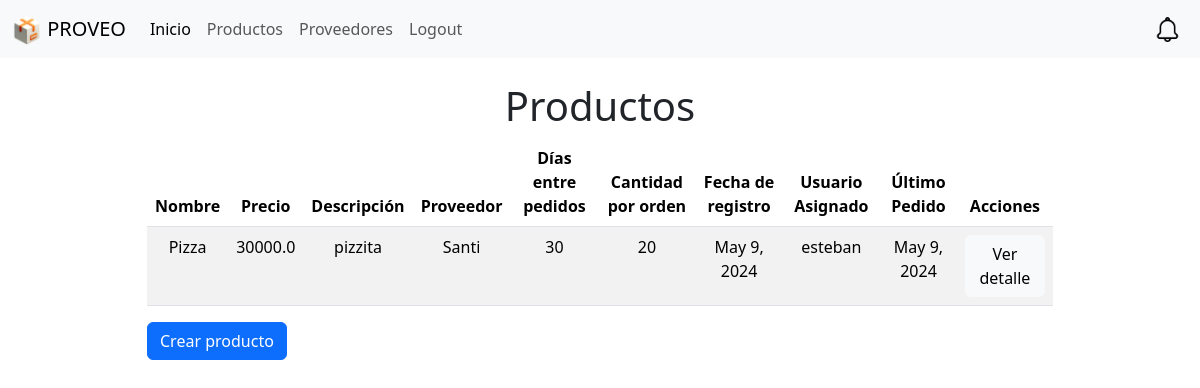
The app's page /productos/ (signed in) with its own data.
### website/models.py (models this page shows, shortened)
class Producto(models.Model):
    nombre = models.CharField(max_length=50)
    precio = models.FloatField()
    descripcion = models.CharField(max_length=50)
    proveedor = models.ForeignKey(Proveedor, on_delete=models.CASCADE)
    cadaCuantosDias = models.IntegerField(default=0)
    cantidadPorOrden = models.IntegerField(default=0)
    fecha_registro = models.DateField(auto_now_add=True)
    userAsignado = models.ForeignKey(User, on_delete=models.CASCADE, default=1)
    ultimoPedido = models.DateField()

class Proveedor(models.Model):
    nombre = models.CharField(max_length=50)
    direccion = models.CharField(max_length=50)
    ciudad = models.CharField(max_length=50)
    telefono = models.CharField(max_length=50)
    email = models.CharField(max_length=50)
    userAsignado = models.ForeignKey(User, on_delete=models.CASCADE, default=1)

### website/views.py (the view)
# urls.py: path('productos/', views.productos, name='productos'),
def productos(request):
    if request.user.is_authenticated:
        user = request.user
        productos = Producto.objects.filter(userAsignado=user)
        if len(productos) > 0:
            return render(request, 'productos.html', {'productos': productos})
        else:
            return render(request, 'productos.html', {'productos': None})
    else:
        messages.error(request, 'Necesitas iniciar sesión')
        return redirect('home')

### website/templates/productos.html
{% extends "base.html" %} {% block content %}
<div class="container">
  <div class="row justify-content-center align-items-center">
    <div class="col-md-10">
      {% if productos %}
      <h1 class="text-center">Productos</h1>
      <div class="table-responsive text-center">
        <table class="table table-striped text-center">
          <thead>
            <tr>
              <th>Nombre</th>
              <th>Precio</th>
              <th>Descripción</th>
              <th>Proveedor</th>
              <th>Días entre pedidos</th>
              <th>Cantidad por orden</th>
              <th>Fecha de registro</th>
              <th>Usuario Asignado</th>
              <th>Último Pedido</th>
              <th>Acciones</th>
            </tr>
          </thead>
          <tbody>
            {% for producto in productos %}
            <tr>
              <td>{{ producto.nombre }}</td>
              <td>{{ producto.precio }}</td>
              <td>{{ producto.descripcion }}</td>
              <td>{{ producto.proveedor.nombre }}</td>
              <td>{{ producto.cadaCuantosDias }}</td>
              <td>{{ producto.cantidadPorOrden }}</td>
              <td>{{ producto.fecha_registro }}</td>
              <td>{{ producto.userAsignado.username }}</td>
              <td>{{ producto.ultimoPedido }}</td>
              <td>
                <a href="{% url 'producto' producto.id %}" class="btn btn-light"
                  >Ver detalle</a
                >
              </td>
            </tr>
            {% endfor %}
          </tbody>
        </table>
      </div>
      {% else %}
      <div class="alert alert-warning text-center" role="alert">
        No hay productos disponibles
      </div>
      {% endif %}
      <a href="{% url 'nuevoProducto' %}" class="btn btn-primary"
        >Crear producto</a
      >
    </div>
  </div>
</div>
{% endblock %}

### records on screen
Producto: nombre "Pizza", precio "30000.0", descripcion "pizzita", proveedor.nombre "Santi", cadaCuantosDias "30", cantidadPorOrden "20", fecha_registro "May 9, 2024", userAsignado.username "esteban", ultimoPedido "May 9, 2024"
